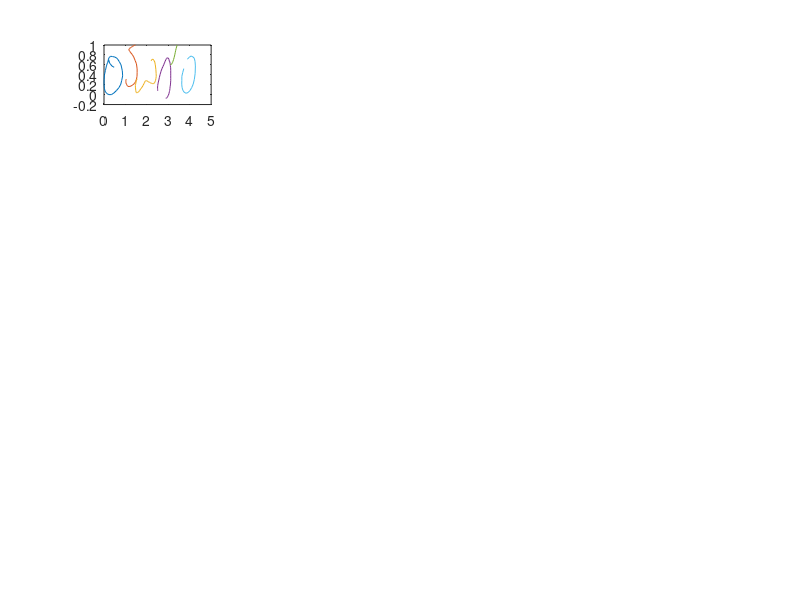

Source code (MATLAB): (Note: this script raises an error after producing the figure.)

load('complete_wrong_data_730')
 m=1;
 colorc=1;
 colors=['r','g','b','y','m'];
   % y=[];
    nstrokearray=[];
    c=0;
    for v=1:10
for j=1:X(v).nchars
for k=1:X(v).chararr(j).nsgs%Loop over each sgarray in the character
         for l=1:X(v).chararr(j).sgarray(k).nstrokes%loop over each stroke
             nstrokearray(m).points=X(v).chararr(j).sgarray(k).strokearray(l).points;
             m=m+1;
            
         end
          end
end
c=c+1;
 subplot(5,4,c);
 for p=1:length(nstrokearray)
  plot(nstrokearray(p).points(:,1),nstrokearray(p).points(:,2));hold on;
 end
 c=c+1;
 csg.stroke(1).points=nstrokearray(1).points;
 
 nstrokearray(1)=[];
 
 minx=[];
for i=1:length(nstrokearray)
    minx=[minx min(nstrokearray(i).points(:,1))];
end
[~,ind]=sort(minx);
test=nstrokearray;
nstrokearray=nstrokearray(ind);

for i=1:length(nstrokearray)
    
    val1=isabove(nstrokearray(i),csg.stroke(1))%Checking if the stroke is a top stroke
         if val1==1
        csg.stroke=[csg.stroke nstrokearray(i)];
   % nstrokearray(i)=[];
         end
         
         val2=isbelow(nstrokearray(1),csg.stroke(1))%Checking if the stroke is a bottom stroke
        if val2==1
        csg.stroke=[csg.stroke nstrokearray(i)];
       % nstrokearray(i)=[];
        end
        
        
        val3=isauxormain(nstrokearray(i),csg.stroke(1))
      if val3==1
           Baux=isBaux(nstrokearray(i))    %Checking if the stroke is a baseline auxiliary stroke
        if Baux==1
            csg.stroke=[csg.stroke nstrokearray(i)];
        %nstrokearray(i)=[];
       val4=0
        else
            subplot(5,4,c);
            for f=1:length(csg.stroke)
                 plot(csg.stroke(f).points(:,1),csg.stroke(f).points(:,2),colors(colorc));
                 hold on;
             end
            val4=1
            
             nsg=nstrokearray(i);
            
             
             colorc=colorc+1;
          
          % newXstrokearray=cat(1,newXstrokearray,csg.stroke);      
          csg.stroke(:)=[];
          csg.stroke(1)=nsg;
          subplot(5,4,c);
         for f=1:length(csg.stroke)
                 plot(csg.stroke(f).points(:,1),csg.stroke(f).points(:,2),colors(colorc));   
                 hold on;
             end
        
        end
       
        
      end
      subplot(5,4,c);
      for f=1:length(csg.stroke)
                 plot(csg.stroke(f).points(:,1),csg.stroke(f).points(:,2),colors(colorc));   % if last strokearray is next main
                 hold on;
      end
      
end
    end
    
   


    